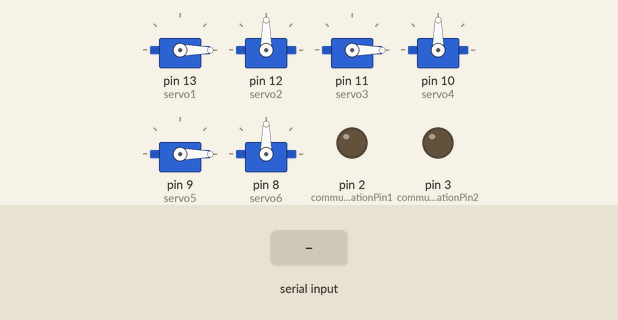
Recording of a sketch running on a simulated Arduino Uno, built with avr-gcc and run on an emulated ATmega328P. Parts: 6 × servo, output pins drawn as LEDs (lit = HIGH). The inputs (shaded band) are chosen by the test bench. What the sketch prints to the serial monitor is not drawn.

Above: at 3.2 s.
3.3 s: "C" received over Serial
At 6.1 s:
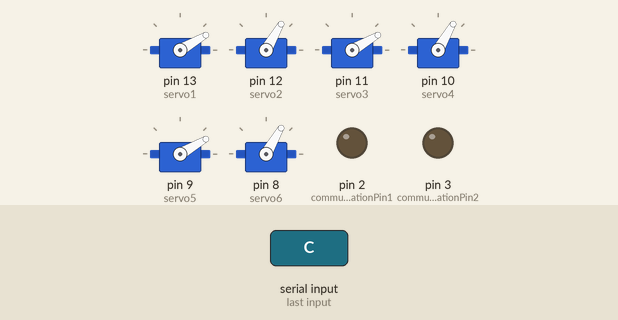
6.3 s: "H" received over Serial
At 8.0 s:
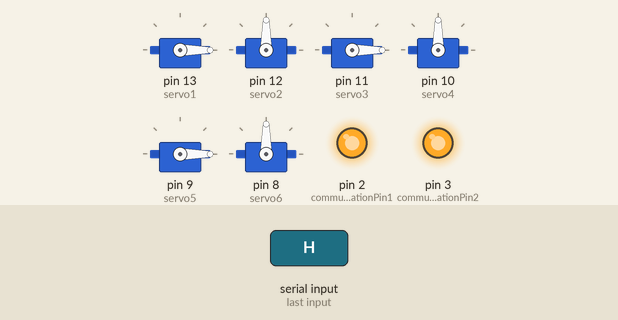
8.8 s: "R" received over Serial
At 11.7 s:
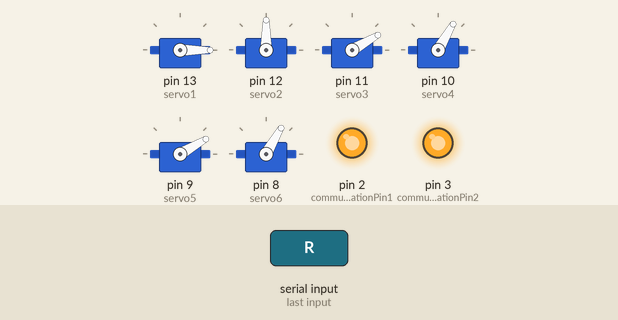
11.8 s: "L" received over Serial
At 13.8 s:
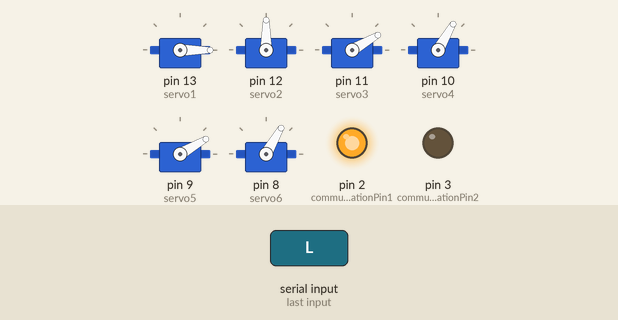
14.8 s: "T" received over Serial
At 16.0 s:
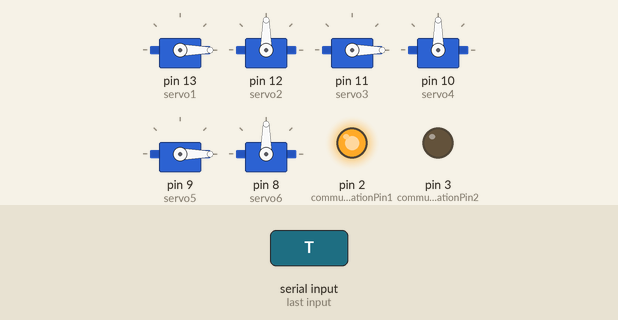
16.3 s: "U" received over Serial
At 19.1 s:
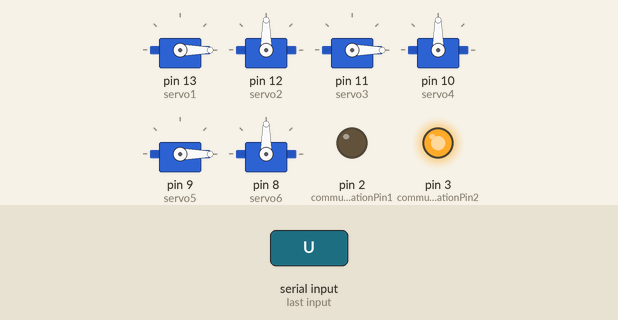
Timing chart, 0 to 20.3 s (numbered marks = the images above; inputs shaded):
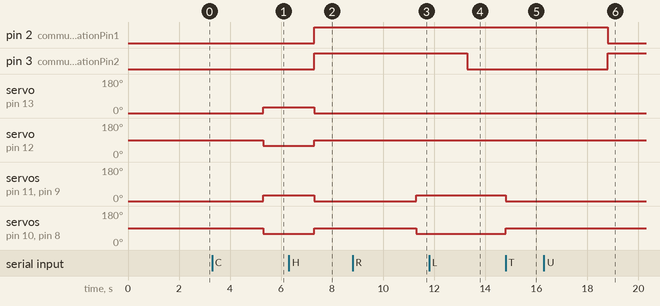

The sketch:

FirstArduinoCode280620231-45.ino
```cpp
#include <Servo.h>
// Burned to the Arduino1 10 07 2023 4:47 pm

// Servo objects for each finger
Servo servo1;
Servo servo2;
Servo servo3;
Servo servo4;
Servo servo5;
Servo servo6;

// Pins for communication with the second Arduino
const int communicationPin1 = 2;
const int communicationPin2 = 3;

// Initial positions for the fingers
const int initialPositions[] = {0, 90, 0, 90, 0, 90};

// Configurations for different shapes
const int circularShapePositions[] = {30, 60, 30, 60, 30, 60};
const int rectangleShapePositions[] = {0, 90, 30, 60, 30, 60};
const int triangleShapePositions[] = {0, 90, 0, 90, 0, 90};

// Delay duration for servo movements
const int servoDelay = 2000;

void setup() {
  pinMode(communicationPin1, OUTPUT);
  pinMode(communicationPin2, OUTPUT);

  Serial.begin(9600);

  servo1.attach(13);
  servo2.attach(12);
  servo3.attach(11);
  servo4.attach(10);
  servo5.attach(9);
  servo6.attach(8);

  setFingerPositions(initialPositions);
}

void loop() {
  if (Serial.available() > 0) {
    char command = Serial.read();

    switch (command) {
      case 'H':{
           moveFingersToHomePosition();
        break;
      }
      case 'C':{
          configureFingers(circularShapePositions);
        break;
      }
      case 'R':{
          configureFingers(rectangleShapePositions);
        break;
      }
      case 'T':{
          configureFingers(triangleShapePositions);
          break;
          }
      case 'L':{
        digitalWrite(communicationPin1, HIGH);
        digitalWrite(communicationPin2, LOW);
        break;
        }
      case 'U':// OPEN FINGERS
      {
        digitalWrite(communicationPin1, LOW);
        digitalWrite(communicationPin2, HIGH);
        break;
      }
      case 'D':// close fingers
      {
        digitalWrite(communicationPin1, LOW);
        digitalWrite(communicationPin2, LOW);
        break;
      }
    }
  }
}

void setFingerPositions(const int positions[]) {
  servo1.write(positions[0]);
  servo2.write(positions[1]);
  servo3.write(positions[2]);
  servo4.write(positions[3]);
  servo5.write(positions[4]);
  servo6.write(positions[5]);

  delay(servoDelay);
}

void moveFingersToHomePosition() {
  setFingerPositions(initialPositions);
}

void configureFingers(const int positions[]) {
  moveFingersToHomePosition();

  setFingerPositions(positions);

  digitalWrite(communicationPin1, HIGH);
  digitalWrite(communicationPin2, HIGH);
  Serial.write('A');
}
```

Measured:
- after the input at 3.3 s, servo on pin 13 (servo1), servo on pin 11 (servo3), servo on pin 9 (servo5): 0° → 30° after 2.0 s; servo on pin 12 (servo2), servo on pin 10 (servo4), servo on pin 8 (servo6): 90° → 60° after 2.0 s
- after the input at 6.3 s, servo on pin 13 (servo1), servo on pin 11 (servo3), servo on pin 9 (servo5): 30° → 0° after 1.0 s; servo on pin 12 (servo2), servo on pin 10 (servo4), servo on pin 8 (servo6): 60° → 90° after 1.0 s
- after the input at 8.8 s, servo on pin 11 (servo3), servo on pin 9 (servo5): 0° → 30° after 2.5 s; servo on pin 10 (servo4), servo on pin 8 (servo6): 90° → 60° after 2.5 s
- after the input at 11.8 s, pin 3 (communicationPin2): HIGH → LOW after 1.5 s
- after the input at 14.8 s, servo on pin 11 (servo3), servo on pin 9 (servo5): 30° → 0° at once; servo on pin 10 (servo4), servo on pin 8 (servo6): 60° → 90° at once
- after the input at 16.3 s, pin 2 (communicationPin1): HIGH → LOW after 2.5 s
